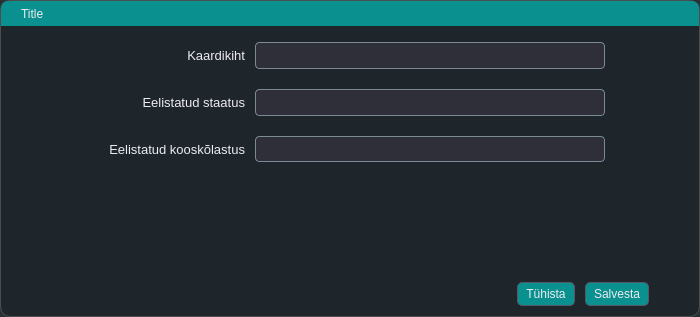
<?xml version="1.0" encoding="UTF-8"?>
<ui version="4.0">
 <class>CoordinationsSetup</class>
 <widget class="QDialog" name="CoordinationsSetup">
  <property name="geometry">
   <rect>
    <x>0</x>
    <y>0</y>
    <width>700</width>
    <height>317</height>
   </rect>
  </property>
  <property name="sizePolicy">
   <sizepolicy hsizetype="Expanding" vsizetype="Expanding">
    <horstretch>0</horstretch>
    <verstretch>0</verstretch>
   </sizepolicy>
  </property>
  <property name="minimumSize">
   <size>
    <width>700</width>
    <height>0</height>
   </size>
  </property>
  <property name="maximumSize">
   <size>
    <width>700</width>
    <height>16777215</height>
   </size>
  </property>
  <property name="font">
   <font>
    <pointsize>10</pointsize>
    <weight>75</weight>
    <bold>true</bold>
   </font>
  </property>
  <property name="windowTitle">
   <string>Kooskõlastused</string>
  </property>
  <property name="styleSheet">
   <string notr="true">* {
    border: transparent;
    boreder-radius: 10px;
	background-color: rgba(29, 37, 43, 0.78);  /* 10% transparency */
    padding: 0;
    margin: 0;
    color: #ececf1; /* Brighter default text */
}

#FrameMain{
    border-radius: 10px;
	border: 1px solid #4d4d4d;
	background-color: rgba(29, 37, 43, 0.89);  /* 10% transparency */
}


QLabel, QFrame{
	background: None;
	}




/* ------------------------------------------------------ */
/* 🧠 Global Interaction Effects - Focused Field &amp; Tabs   */
/* ------------------------------------------------------ */
QLineEdit:focus, QTextEdit:focus, QComboBox:focus,   QTabBar::tab:selected {
        /* 🟢 Bottom glow - Extends further for visibility */
    border: 1px solid; 
    border-left-color: qradialgradient(spread:pad, cx:0, cy:0.347273, radius:0.826, fx:0.453364, fy:0.097, stop:0.125 rgba(9, 144, 143, 88), stop:1 rgba(46, 47, 56, 76));
    border-top-color: qradialgradient(spread:pad, cx:0, cy:0.347273, radius:0.826, fx:0.453364, fy:0.097, stop:0.125 rgba(9, 144, 143, 88), stop:1 rgba(46, 47, 56, 76));
    border-bottom-color: qradialgradient(spread:pad, cx:1, cy:0.728, radius:0.826, fx:0.498455, fy:0.95, stop:0.125 rgba(9, 144, 143, 88), stop:1 rgba(46, 47, 56, 76));
    border-right-color: qradialgradient(spread:pad, cx:1, cy:0.728, radius:0.826, fx:0.498455, fy:0.95, stop:0.125 rgba(9, 144, 143, 88), stop:1 rgba(46, 47, 56, 76));	

}

 QLineEdit:hover, QTextEdit:hover, QComboBox:hover, QTabBar::tab:hover {
        /* 🟡 Hover Glow - Softer but Visible */
    border: 1px solid; 
    border-left-color: qradialgradient(spread:pad, cx:0, cy:0.347273, radius:0.826, fx:0.453364, fy:0.097, stop:0.125 rgba(9, 144, 143, 88), stop:1 rgba(46, 47, 56, 76));
    border-top-color: qradialgradient(spread:pad, cx:0, cy:0.347273, radius:0.826, fx:0.453364, fy:0.097, stop:0.125 rgba(9, 144, 143, 88), stop:1 rgba(46, 47, 56, 76));
    border-bottom-color: qradialgradient(spread:pad, cx:1, cy:0.728, radius:0.826, fx:0.498455, fy:0.95, stop:0.125 rgba(9, 144, 143, 88), stop:1 rgba(46, 47, 56, 76));
    border-right-color: qradialgradient(spread:pad, cx:1, cy:0.728, radius:0.826, fx:0.498455, fy:0.95, stop:0.125 rgba(9, 144, 143, 88), stop:1 rgba(46, 47, 56, 76));	
    background-color: qradialgradient(spread:pad, cx:1, cy:0.995, radius:0.5, fx:1, fy:0.988, stop:0 rgba(9, 144, 143, 88), stop:0.920455 rgba(46, 47, 56, 76));
}

/* ---------------------------- */
/* 📝 QLineEdit Styling */
/* ---------------------------- */
QLineEdit {
    background-color: #303a42;   /* Matches the global dark background */
    color: #c5c5d2;              /* Default light gray text */
    border: 1px solid #6f7f87;
    border-radius: 4px;          /* Rounded corners for a smooth look */
    padding: 4px;                /* Adequate padding for text clarity */
}

/* 
   Note: Your existing rules for QLineEdit:focus and QLineEdit:hover already provide
   the gradient border and glow effects. This default state ensures a smooth transition 
   into those interactive states.
*/

/* ---------------------------- */
/* 🔘 Disabled State for QLineEdit */
/* ---------------------------- */
QLineEdit:disabled {
    background-color: #24252e;  /* A slightly darker tone for disabled state */
    border: 1px dashed rgba(120, 120, 130, 0.5);  /* Dashed and faded border */
    color: rgba(170, 170, 180, 0.5);  /* Muted text color */
    opacity: 0.5;               /* Lower opacity to indicate inactivity */
}

/* ---------------------------- */
/* 🖱️ QListWidget Focus */
/* ---------------------------- */
QListWidget:focus {
	boreder: 1px solid;
    border-left-color: qradialgradient(spread:pad, cx:0, cy:0.347273, radius:0.826, fx:0.453364, fy:0.097, stop:0.125 rgba(9, 144, 143, 88), stop:1 rgba(46, 47, 56, 76));
    border-top-color: qradialgradient(spread:pad, cx:0, cy:0.347273, radius:0.826, fx:0.453364, fy:0.097, stop:0.125 rgba(9, 144, 143, 88), stop:1 rgba(46, 47, 56, 76));
    border-bottom-color: qradialgradient(spread:pad, cx:1, cy:0.728, radius:0.826, fx:0.498455, fy:0.95, stop:0.125 rgba(9, 144, 143, 88), stop:1 rgba(46, 47, 56, 76));
    border-right-color: qradialgradient(spread:pad, cx:1, cy:0.728, radius:0.826, fx:0.498455, fy:0.95, stop:0.125 rgba(9, 144, 143, 88), stop:1 rgba(46, 47, 56, 76));	
}

/* ---------------------------- */
/* 🖱️ QListWidget Hovered Item */
/* ---------------------------- */
QListWidget::item:hover {
    border: 1px solid; 
    border-left-color: qradialgradient(spread:pad, cx:0, cy:0.347273, radius:0.826, 
        fx:0.453364, fy:0.097, stop:0.125 rgba(9, 144, 143, 88), stop:1 rgba(46, 47, 56, 76));
    border-top-color: qradialgradient(spread:pad, cx:0, cy:0.347273, radius:0.826, 
        fx:0.453364, fy:0.097, stop:0.125 rgba(9, 144, 143, 88), stop:1 rgba(46, 47, 56, 76));
    border-bottom-color: qradialgradient(spread:pad, cx:1, cy:0.728, radius:0.826, 
        fx:0.498455, fy:0.95, stop:0.125 rgba(9, 144, 143, 88), stop:1 rgba(46, 47, 56, 76));
    border-right-color: qradialgradient(spread:pad, cx:1, cy:0.728, radius:0.826, 
        fx:0.498455, fy:0.95, stop:0.125 rgba(9, 144, 143, 88), stop:1 rgba(46, 47, 56, 76));  
	background-color: qradialgradient(spread:pad, cx:1, cy:0.995, radius:0.5, fx:1, fy:0.988, stop:0 rgba(9, 144, 143, 255), stop:0.920455 rgba(46, 47, 56, 253));
    border-radius: 4px;
}

/* ---------------------------- */
/* ✅ QListWidget Selected Item */
/* ---------------------------- */
QListWidget::item:selected {
	color: #c5c5d2; /* Default light gray text */	
    border: 1px solid; 
 	 border-radius: 4px;
    border-left-color: qradialgradient(spread:pad, cx:0, cy:0.347273, radius:0.826, 
        fx:0.453364, fy:0.097, stop:0.125 rgba(9, 144, 143, 66), stop:1 rgba(46, 47, 56, 54));
    border-top-color: qradialgradient(spread:pad, cx:0, cy:0.347273, radius:0.826, 
        fx:0.453364, fy:0.097, stop:0.125 rgba(9, 144, 143, 66), stop:1 rgba(46, 47, 56, 54));
    border-bottom-color: qradialgradient(spread:pad, cx:1, cy:0.728, radius:0.826, 
        fx:0.498455, fy:0.95, stop:0.125 rgba(9, 144, 143, 66), stop:1 rgba(46, 47, 56, 54));
    border-right-color: qradialgradient(spread:pad, cx:1, cy:0.728, radius:0.826, 
        fx:0.498455, fy:0.95, stop:0.125 rgba(9, 144, 143, 66), stop:1 rgba(46, 47, 56, 54));  
	background-color: qradialgradient(spread:pad, cx:1, cy:0.995, radius:1.24, fx:1, fy:0.988, stop:0 rgba(9, 144, 143, 172), stop:0.920455 rgba(46, 47, 56, 0));
}



/* ---------------------------- */
/* 🔘 QPushButton Styling */
/* ---------------------------- */

QPushButton {
    padding: 4px 8px;
    text-align: center;
    border-radius: 5px;
	background-color: rgb(9, 144, 143);
    border: 1px solid #565869; /* Default border */
    color: #ececf1; /* Brighter text */
    transition: all 150ms ease-in-out; /* Smooth transition */
}

/* 🟢 Hover Effect - Glow &amp; Color Shift */
QPushButton:hover {
    background-color: #5c5d6e; /* Slightly lighter background */
    border: 1px solid #acacbe; /* Lighter border */
    
color: #c5c5d2; /* Default text color */

}

/* 🔴 Pressed Effect - Darker Look &amp; More Intense Glow */
QPushButton:pressed {
    background-color: #2d2e3a; /* Darker background */
    border: 1px solid #8e8ea0; /* Slightly darker border */
    color: #bdbecf; /* Dimmed text */

}

/* ⚫ Disabled State - More Noticeable */
QPushButton:disabled {
    background-color: #24252e; /* **Much darker background** */
    border: 1px dashed rgba(120, 120, 130, 0.5); /* **Dashed, faded border** */
    color: rgba(170, 170, 180, 0.5); /* **Faded text color** */
    opacity: 0.5; /* **Lower opacity to indicate inactive state** */
}

QPushButton:focus{
	    border: 1px solid; 	
    border-left-color: qradialgradient(spread:pad, cx:0, cy:0.347273, radius:0.826, fx:0.453364, fy:0.097, stop:0.125 rgba(9, 144, 143, 88), stop:1 rgba(46, 47, 56, 76));
    border-top-color: qradialgradient(spread:pad, cx:0, cy:0.347273, radius:0.826, fx:0.453364, fy:0.097, stop:0.125 rgba(9, 144, 143, 88), stop:1 rgba(46, 47, 56, 76));
    border-bottom-color: qradialgradient(spread:pad, cx:1, cy:0.728, radius:0.826, fx:0.498455, fy:0.95, stop:0.125 rgba(9, 144, 143, 88), stop:1 rgba(46, 47, 56, 76));
    border-right-color: qradialgradient(spread:pad, cx:1, cy:0.728, radius:0.826, fx:0.498455, fy:0.95, stop:0.125 rgba(9, 144, 143, 88), stop:1 rgba(46, 47, 56, 76));	
	background-color: rgb(31, 93, 92);
}


/* ══════════════════════════════════════════════════════ */
/*                 ✅ QCheckBox Styling                   */
/* ══════════════════════════════════════════════════════ */

QCheckBox {
    color: #d1d1e0;
    spacing: 5px;
    font-size: 12px;
	 background: transparent; /* This removes any background */
}

/* Default indicator box */
QCheckBox::indicator {
    width: 16px;
    height: 16px;
    background-color: #40414f;
    border: 1px solid #1f5d5c;
    border-radius: 3px;
}

/* Hovered box */
QCheckBox::indicator:hover {
    border: 1px solid #0b4544;
    background-color: #565869;
}

/* Checked state */
QCheckBox::indicator:checked {
    background-color: rgb(9, 144, 143);
    border: 1px solid #565869;
    image: url(&quot;:/images/themes/default/algorithms/mAlgorithmCheckGeometry.svg&quot;);
}

/* Checked + Hover */
QCheckBox::indicator:checked:hover {
    background-color: rgba(9, 144, 143, 0.8);
    border: 1px solid #acacbe;
}

/* Disabled */
QCheckBox:disabled {
    color: #6a6a75;
}
QCheckBox::indicator:disabled {
    background-color: #2c2c35;
    border: 1px dashed rgba(120, 120, 130, 0.5);
}
QCheckBox::indicator:checked:disabled {
    background-color: rgba(50, 50, 60, 0.5);
    border: 1px solid #40414f;
    image: url(&quot;:/images/themes/default/algorithms/mAlgorithmCheckGeometry.svg&quot;);
    opacity: 0.5;
}


/* ══════════════════════════════════════════════════════ */
/*                     🔘 COMBOBOX STYLING                */
/* ══════════════════════════════════════════════════════ */

QComboBox {
    background-color: #2e2f38;
    color: #c5c5d2;
	border: 1px solid #7b8a95;    
	border-radius: 4px;
    padding: 4px;
}

QComboBox::drop-down {
    background-color: #2e2f38;
    border: none;
    border-radius: 10px;
    width: 16px;
    height: 16px;
    subcontrol-origin: padding;
    subcontrol-position: right; /* Adjusted to right for a common look */
}



QComboBox QAbstractItemView {
    background-color: #2e2f38;
    border: 1px solid #565869;
    selection-background-color: qradialgradient(
        spread: pad,
        cx: 1,
        cy: 0.728,
        radius: 0.826,
        fx: 0.498455,
        fy: 0.95,
        stop: 0.125 rgba(9,144,143,150),
        stop: 1 rgba(46,47,56,253)
    );
    selection-color: #ececf1;
}

QComboBox QAbstractItemView::item {
    background-color: #2e2f38;
    color: #c5c5d2;
}

QComboBox QAbstractItemView::item:selected {
    background-color: qradialgradient(
        spread: pad,
        cx: 1,
        cy: 0.728,
        radius: 0.826,
        fx: 0.498455,
        fy: 0.95,
        stop: 0.125 rgba(9,144,143,150),
        stop: 1 rgba(46,47,56,253)
    );
    color: #ececf1;
}

QComboBox QAbstractItemView::item:hover {
    background-color: qradialgradient(
        spread: pad,
        cx: 1,
        cy: 0.995,
        radius: 1.24,
        fx: 1,
        fy: 0.988,
        stop: 0 rgba(9,144,143,150),
        stop: 0.920455 rgba(46,47,56,253)
    );
    color: #ececf1;
}

QComboBox:focus {
    border: 1px solid qradialgradient(
        spread: pad,
        cx: 0,
        cy: 0.347273,
        radius: 0.826,
        fx: 0.453364,
        fy: 0.097,
        stop: 0.125 rgba(9,144,143,88),
        stop: 1 rgba(46,47,56,76)
    );
}

QComboBox:disabled {
    background-color: #2e2f38;
    border: 1px solid #565869;
    color: #8a95a5;
}


#dragFrame {
    border-top-left-radius: 7px;
    border-top-right-radius: 7px;
    border-bottom-right-radius: 0px;
    border-bottom-left-radius: 0px;
    background-color: rgba(9, 144, 143, 1.0);
    cursor: move;
    color: #ececf1; /* Brighter default text */
}


</string>
  </property>
  <layout class="QVBoxLayout" name="verticalLayout">
   <property name="spacing">
    <number>0</number>
   </property>
   <property name="leftMargin">
    <number>0</number>
   </property>
   <property name="topMargin">
    <number>0</number>
   </property>
   <property name="rightMargin">
    <number>0</number>
   </property>
   <property name="bottomMargin">
    <number>0</number>
   </property>
   <item>
    <widget class="QFrame" name="FrameMain">
     <property name="styleSheet">
      <string notr="true"/>
     </property>
     <property name="frameShape">
      <enum>QFrame::StyledPanel</enum>
     </property>
     <property name="frameShadow">
      <enum>QFrame::Raised</enum>
     </property>
     <layout class="QVBoxLayout" name="verticalLayout_6">
      <property name="spacing">
       <number>6</number>
      </property>
      <property name="leftMargin">
       <number>0</number>
      </property>
      <property name="topMargin">
       <number>0</number>
      </property>
      <property name="rightMargin">
       <number>0</number>
      </property>
      <property name="bottomMargin">
       <number>0</number>
      </property>
      <item>
       <widget class="QFrame" name="dragFrame">
        <property name="minimumSize">
         <size>
          <width>0</width>
          <height>25</height>
         </size>
        </property>
        <property name="maximumSize">
         <size>
          <width>1000000</width>
          <height>25</height>
         </size>
        </property>
        <property name="frameShape">
         <enum>QFrame::StyledPanel</enum>
        </property>
        <property name="frameShadow">
         <enum>QFrame::Raised</enum>
        </property>
        <layout class="QHBoxLayout" name="horizontalLayout_4">
         <property name="spacing">
          <number>0</number>
         </property>
         <property name="leftMargin">
          <number>20</number>
         </property>
         <property name="topMargin">
          <number>0</number>
         </property>
         <property name="rightMargin">
          <number>0</number>
         </property>
         <property name="bottomMargin">
          <number>0</number>
         </property>
         <item>
          <widget class="QLabel" name="lblTitle">
           <property name="text">
            <string>Title</string>
           </property>
          </widget>
         </item>
        </layout>
       </widget>
      </item>
      <item>
       <widget class="QFrame" name="fSetupBasics">
        <property name="maximumSize">
         <size>
          <width>1000000</width>
          <height>1000000</height>
         </size>
        </property>
        <property name="styleSheet">
         <string notr="true"/>
        </property>
        <property name="frameShape">
         <enum>QFrame::StyledPanel</enum>
        </property>
        <property name="frameShadow">
         <enum>QFrame::Raised</enum>
        </property>
        <layout class="QVBoxLayout" name="verticalLayout_4">
         <property name="spacing">
          <number>20</number>
         </property>
         <property name="leftMargin">
          <number>10</number>
         </property>
         <property name="topMargin">
          <number>10</number>
         </property>
         <property name="rightMargin">
          <number>10</number>
         </property>
         <property name="bottomMargin">
          <number>10</number>
         </property>
         <item>
          <widget class="QFrame" name="f_Main_2">
           <property name="frameShape">
            <enum>QFrame::StyledPanel</enum>
           </property>
           <property name="frameShadow">
            <enum>QFrame::Raised</enum>
           </property>
           <layout class="QVBoxLayout" name="verticalLayout_3">
            <property name="spacing">
             <number>10</number>
            </property>
            <property name="leftMargin">
             <number>0</number>
            </property>
            <property name="topMargin">
             <number>0</number>
            </property>
            <property name="rightMargin">
             <number>0</number>
            </property>
            <property name="bottomMargin">
             <number>0</number>
            </property>
            <item alignment="Qt::AlignHCenter">
             <widget class="QFrame" name="f_Main_3">
              <property name="frameShape">
               <enum>QFrame::StyledPanel</enum>
              </property>
              <property name="frameShadow">
               <enum>QFrame::Raised</enum>
              </property>
              <layout class="QHBoxLayout" name="horizontalLayout_3">
               <property name="spacing">
                <number>10</number>
               </property>
               <property name="leftMargin">
                <number>0</number>
               </property>
               <property name="topMargin">
                <number>0</number>
               </property>
               <property name="rightMargin">
                <number>0</number>
               </property>
               <property name="bottomMargin">
                <number>0</number>
               </property>
               <item alignment="Qt::AlignRight">
                <widget class="QLabel" name="lblLayer">
                 <property name="minimumSize">
                  <size>
                   <width>150</width>
                   <height>0</height>
                  </size>
                 </property>
                 <property name="font">
                  <font>
                   <family>Tahoma</family>
                   <pointsize>10</pointsize>
                  </font>
                 </property>
                 <property name="text">
                  <string>Kaardikiht</string>
                 </property>
                 <property name="alignment">
                  <set>Qt::AlignRight|Qt::AlignTrailing|Qt::AlignVCenter</set>
                 </property>
                </widget>
               </item>
               <item>
                <widget class="QComboBox" name="cmbLayer">
                 <property name="minimumSize">
                  <size>
                   <width>350</width>
                   <height>0</height>
                  </size>
                 </property>
                 <property name="baseSize">
                  <size>
                   <width>0</width>
                   <height>0</height>
                  </size>
                 </property>
                 <property name="font">
                  <font>
                   <pointsize>10</pointsize>
                  </font>
                 </property>
                 <property name="sizeAdjustPolicy">
                  <enum>QComboBox::AdjustToContents</enum>
                 </property>
                 <property name="iconSize">
                  <size>
                   <width>6</width>
                   <height>6</height>
                  </size>
                 </property>
                 <item>
                  <property name="text">
                   <string/>
                  </property>
                 </item>
                 <item>
                  <property name="text">
                   <string/>
                  </property>
                 </item>
                 <item>
                  <property name="text">
                   <string/>
                  </property>
                 </item>
                 <item>
                  <property name="text">
                   <string/>
                  </property>
                 </item>
                </widget>
               </item>
              </layout>
             </widget>
            </item>
           </layout>
          </widget>
         </item>
         <item alignment="Qt::AlignHCenter">
          <widget class="QFrame" name="fStatuses">
           <property name="frameShape">
            <enum>QFrame::StyledPanel</enum>
           </property>
           <property name="frameShadow">
            <enum>QFrame::Raised</enum>
           </property>
           <layout class="QHBoxLayout" name="horizontalLayout">
            <property name="spacing">
             <number>10</number>
            </property>
            <property name="leftMargin">
             <number>0</number>
            </property>
            <property name="topMargin">
             <number>0</number>
            </property>
            <property name="rightMargin">
             <number>0</number>
            </property>
            <property name="bottomMargin">
             <number>0</number>
            </property>
            <item alignment="Qt::AlignLeft">
             <widget class="QLabel" name="lblPreferredStatus">
              <property name="minimumSize">
               <size>
                <width>150</width>
                <height>0</height>
               </size>
              </property>
              <property name="font">
               <font>
                <family>Tahoma</family>
                <pointsize>10</pointsize>
               </font>
              </property>
              <property name="text">
               <string>Eelistatud staatus</string>
              </property>
              <property name="alignment">
               <set>Qt::AlignRight|Qt::AlignTrailing|Qt::AlignVCenter</set>
              </property>
             </widget>
            </item>
            <item>
             <widget class="QComboBox" name="cmbPreferred_status">
              <property name="minimumSize">
               <size>
                <width>350</width>
                <height>0</height>
               </size>
              </property>
              <property name="font">
               <font>
                <pointsize>10</pointsize>
               </font>
              </property>
             </widget>
            </item>
           </layout>
          </widget>
         </item>
         <item alignment="Qt::AlignHCenter">
          <widget class="QFrame" name="frame_2">
           <property name="frameShape">
            <enum>QFrame::StyledPanel</enum>
           </property>
           <property name="frameShadow">
            <enum>QFrame::Raised</enum>
           </property>
           <layout class="QHBoxLayout" name="horizontalLayout_5">
            <property name="spacing">
             <number>10</number>
            </property>
            <property name="leftMargin">
             <number>0</number>
            </property>
            <property name="topMargin">
             <number>0</number>
            </property>
            <property name="rightMargin">
             <number>0</number>
            </property>
            <property name="bottomMargin">
             <number>0</number>
            </property>
            <item>
             <widget class="QLabel" name="label_5">
              <property name="minimumSize">
               <size>
                <width>150</width>
                <height>0</height>
               </size>
              </property>
              <property name="font">
               <font>
                <pointsize>10</pointsize>
               </font>
              </property>
              <property name="text">
               <string>Eelistatud kooskõlastus</string>
              </property>
              <property name="alignment">
               <set>Qt::AlignRight|Qt::AlignTrailing|Qt::AlignVCenter</set>
              </property>
             </widget>
            </item>
            <item>
             <widget class="QgsCheckableComboBox" name="cmbPreferredTypes">
              <property name="minimumSize">
               <size>
                <width>350</width>
                <height>0</height>
               </size>
              </property>
              <property name="maximumSize">
               <size>
                <width>350</width>
                <height>16777215</height>
               </size>
              </property>
             </widget>
            </item>
           </layout>
          </widget>
         </item>
        </layout>
       </widget>
      </item>
      <item alignment="Qt::AlignBottom">
       <widget class="QFrame" name="fButtons">
        <property name="styleSheet">
         <string notr="true"/>
        </property>
        <property name="frameShape">
         <enum>QFrame::StyledPanel</enum>
        </property>
        <property name="frameShadow">
         <enum>QFrame::Raised</enum>
        </property>
        <layout class="QHBoxLayout" name="horizontalLayout_2">
         <property name="spacing">
          <number>10</number>
         </property>
         <property name="leftMargin">
          <number>0</number>
         </property>
         <property name="topMargin">
          <number>10</number>
         </property>
         <property name="rightMargin">
          <number>50</number>
         </property>
         <property name="bottomMargin">
          <number>10</number>
         </property>
         <item>
          <spacer name="horizontalSpacer">
           <property name="orientation">
            <enum>Qt::Horizontal</enum>
           </property>
           <property name="sizeHint" stdset="0">
            <size>
             <width>411</width>
             <height>20</height>
            </size>
           </property>
          </spacer>
         </item>
         <item>
          <widget class="QPushButton" name="pbCancel">
           <property name="text">
            <string>Tühista</string>
           </property>
           <property name="icon">
            <iconset>
             <normaloff>../../icons/Icons_hele/x-circle.svg</normaloff>../../icons/Icons_hele/x-circle.svg</iconset>
           </property>
          </widget>
         </item>
         <item>
          <widget class="QPushButton" name="pbSave">
           <property name="font">
            <font>
             <family>Tahoma</family>
            </font>
           </property>
           <property name="text">
            <string>Salvesta</string>
           </property>
           <property name="icon">
            <iconset>
             <normaloff>../../icons/Icons_hele/save.svg</normaloff>../../icons/Icons_hele/save.svg</iconset>
           </property>
           <property name="iconSize">
            <size>
             <width>16</width>
             <height>16</height>
            </size>
           </property>
          </widget>
         </item>
        </layout>
       </widget>
      </item>
     </layout>
    </widget>
   </item>
  </layout>
 </widget>
 <customwidgets>
  <customwidget>
   <class>QgsCheckableComboBox</class>
   <extends>QComboBox</extends>
   <header>qgscheckablecombobox.h</header>
  </customwidget>
 </customwidgets>
 <resources/>
 <connections/>
</ui>
